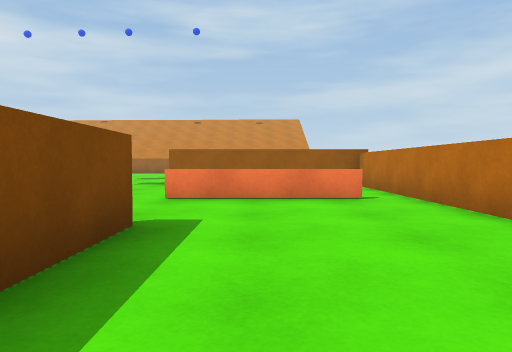
[1] (above)

24 first-person views from a walk through a 3-D level made in the Unity game engine. The camera is 0.62 m above the floor, tilts 2° down and sees 70° across. The floor is counted in squares, 1 m on a side. Each view is taken from the middle of a square. On the plan, view 1 faces up. The plan holds only what a view shows up to about 10 squares ahead; the rest is blank. The place goes on beyond the plan. The player character is not drawn.

[2]
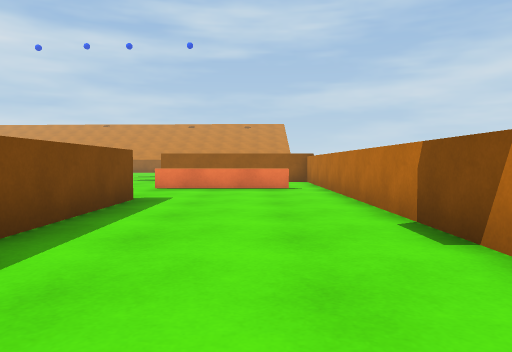

[3]
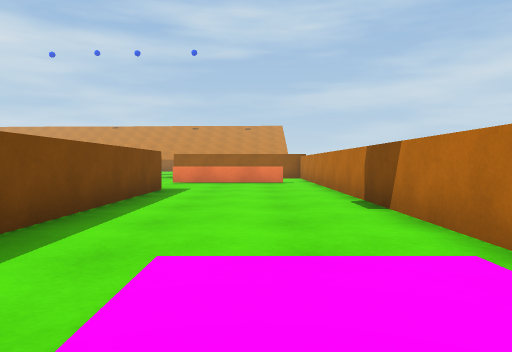

[4]
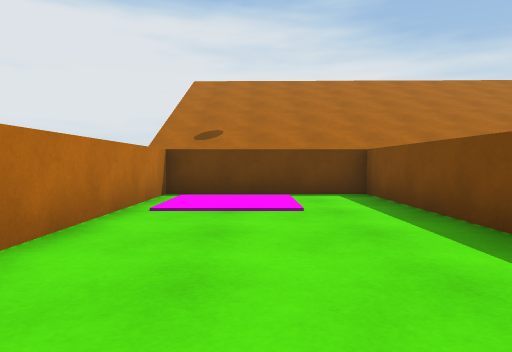

[5]
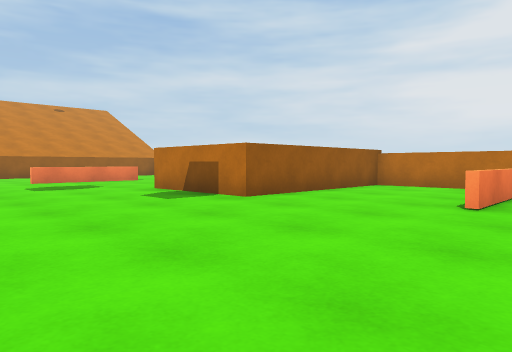

[6]
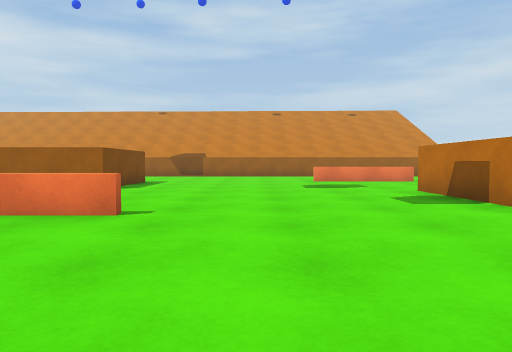

[7]
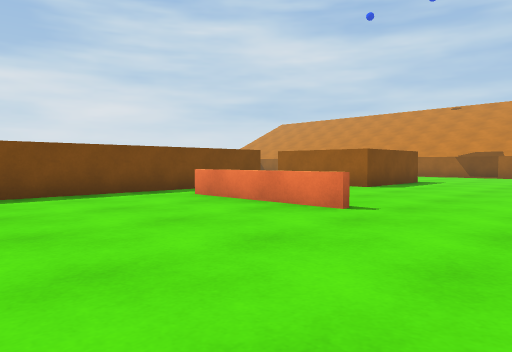

[8]
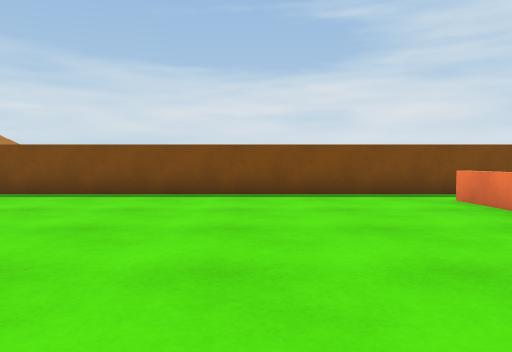

[9]
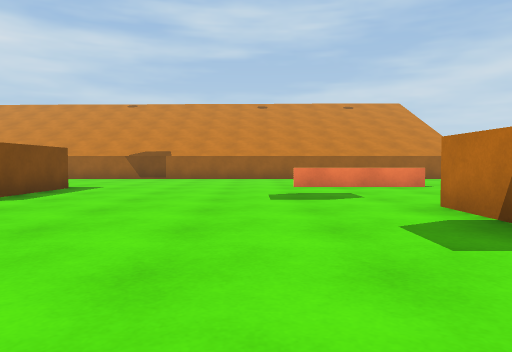

[10]
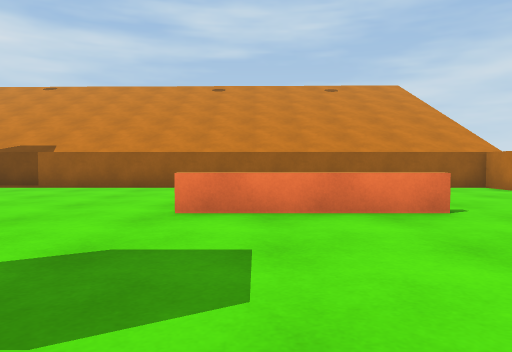

[11]
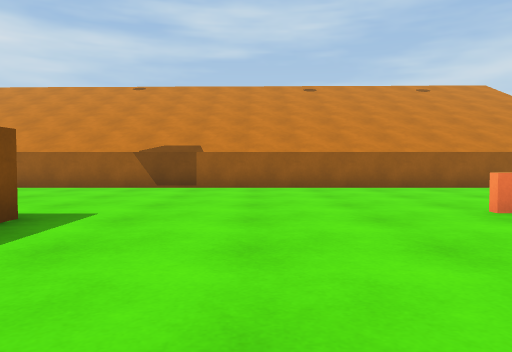

[12]
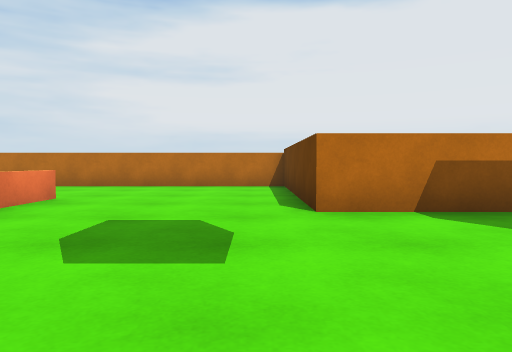

[13]
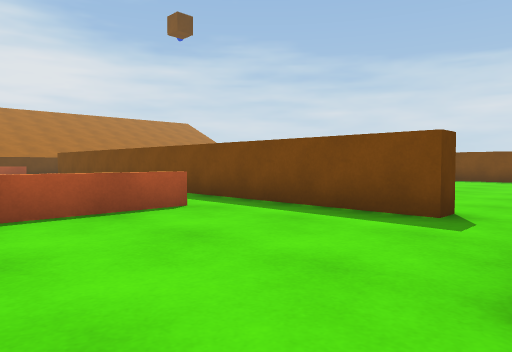

[14]
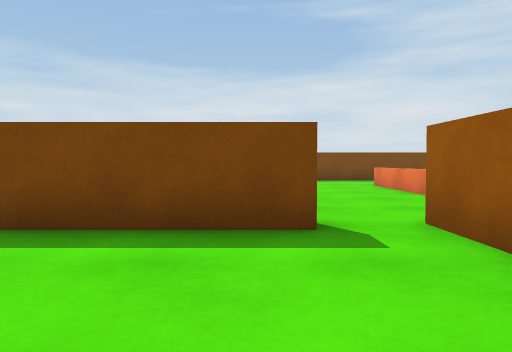

[15]
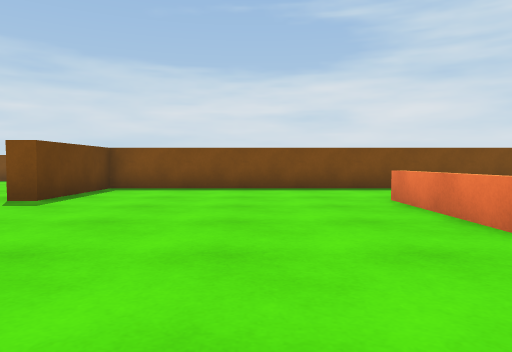

[16]
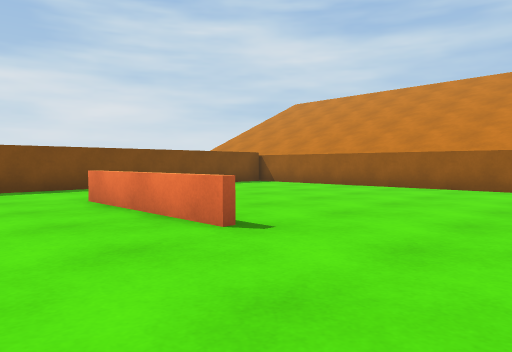

[17]
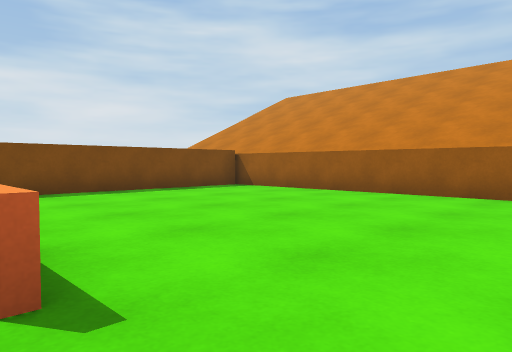

[18]
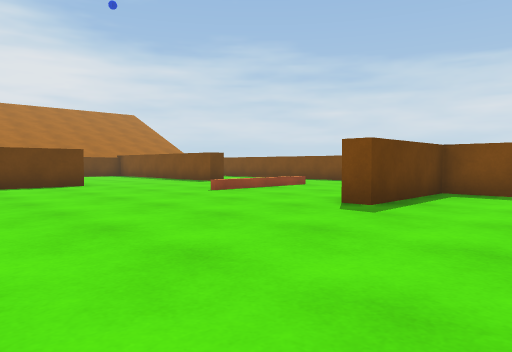

[19]
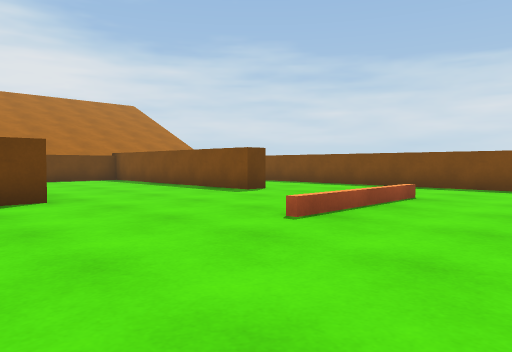

[20]
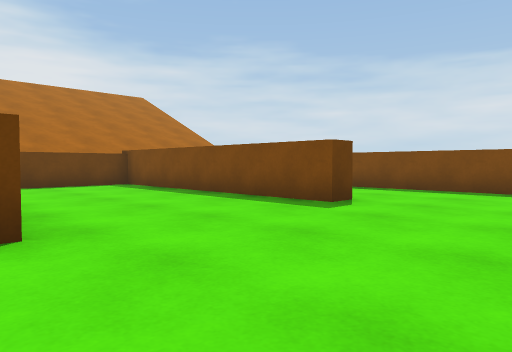

[21]
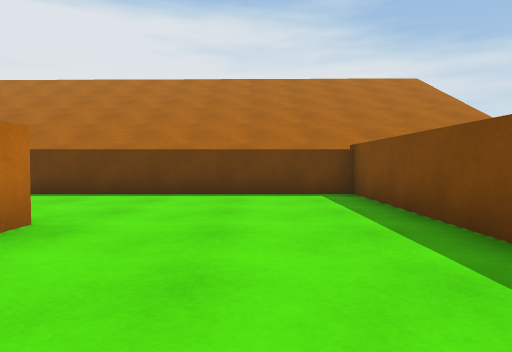

[22]
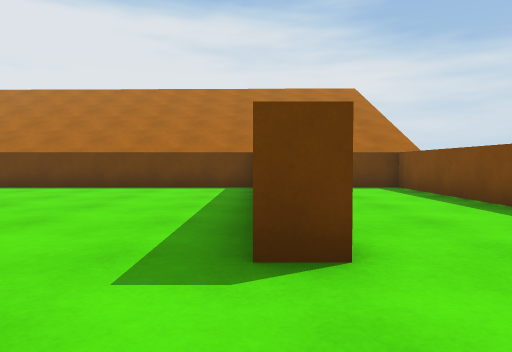

[23]
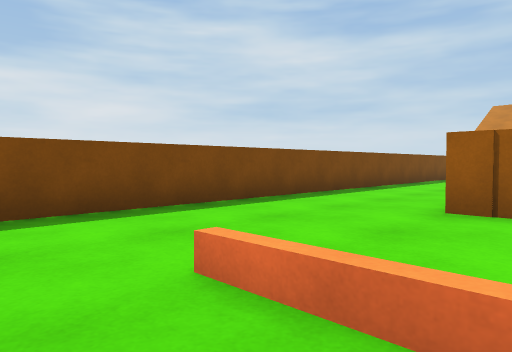

[24]
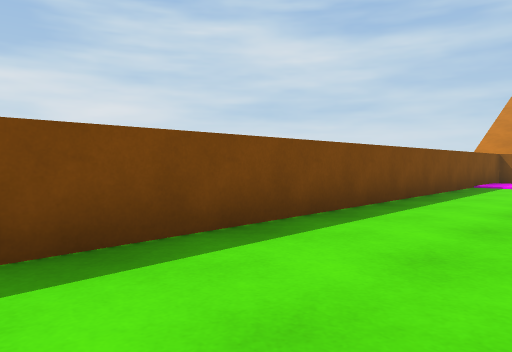

### Floor plan
Points are (right, up) in squares from view 1. A wall is a line through its corners. A room is listed if a view was taken in it or the views show most of it. See-through windows are left out.
Room 1 (views 1, 2, 3, 4)
walls: (-1.2, 3.8) (-1.2, -5.3) (2.8, -5.3) (2.8, 5.9)
low walls: (1.9, 6.3) (-1.6, 6.3)
ways out: opening at (-1, 4.5) to room 2; gap at (2, 6) to room 2
Room 2 (views 5, 6, 7, 8, 9, 10, 11, 12, 13, 14, 15, 16, 17, 18, 19, 20, 21, 22, 23, 24)
walls: (-13, 12.6) (-12.4, 12.6) (-12.4, 0.8); (-17.8, 1.7) (-15.8, 1.7); (-9.7, 17.1) (-9.7, 13.7) (-12.9, 13.7); (-21.8, 8.9) (-22.6, 8.9); (-17.7, -1.8) (-17.7, -1.1); (-22.6, 1.7) (-22, 1.7) (-22, -5.3) (-15.4, -5.3); (-14.6, 22.2) (-21, 22.2); (2.8, 5.9) (2.8, 9.9) (-2.3, 9.9) (-2.3, 13.2) (2.8, 13.2) (2.8, 22.2) (-13.1, 22.2); (-22, 21.1) (-22, 9.5) (-19, 9.5) (-19, 8.9); (-25.7, 20.5) (-25.7, -5.3) (-24.4, -5.3)
low walls: (-11.1, 9.5) (-8.8, 9.5); (-7.6, 9.3) (-11.1, 9.3); (-15.6, 15.3) (-19.2, 15.3); (-21.1, 5.2) (-22.8, 5.2); (-22.8, 5.4) (-19.2, 5.4); (-0.5, 17.5) (-4.1, 17.5)
ways out: opening at (-1, 4.5) to room 1; gap at (2, 6) to room 1

Where each view was taken, in squares from view 1:
view 1: 0 up, 0 right, facing up
view 2: 3 down, 1 right, facing up
view 3: 5 down, 1 right, facing up
view 4: 2 up, 1 right, facing down
view 5: 5 up, 7 left, facing up-right
view 6: 5 up, 6 left, facing up
view 7: 5 up, 5 left, facing up-left
view 8: 6 up, 5 left, facing left
view 9: 8 up, 5 left, facing up
view 10: 13 up, 3 left, facing up
view 11: 13 up, 7 left, facing up
view 12: 14 up, 7 left, facing right
view 13: 14 up, 8 left, facing down-left
view 14: 12 up, 9 left, facing left
view 15: 13 up, 13 left, facing left
view 16: 13 up, 13 left, facing up-left
view 17: 15 up, 14 left, facing up-left
view 18: 12 up, 14 left, facing down-left
view 19: 8 up, 16 left, facing down-left
view 20: 5 up, 17 left, facing down-left
view 21: 2 up, 20 left, facing down
view 22: 4 up, 22 left, facing down
view 23: 4 up, 21 left, facing up-left
view 24: 9 up, 23 left, facing up-left
